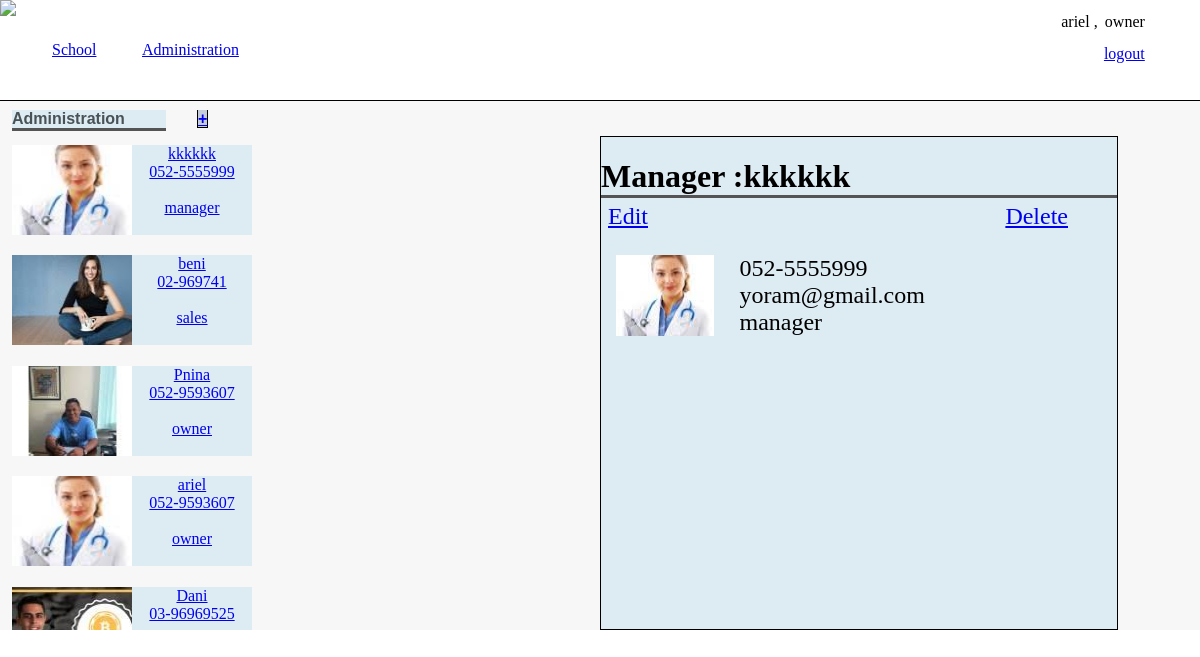
Page /index.php?subject=administration&view=view&id=kkkkkk (signed in) on the committed database.
### tables this page shows
CREATE TABLE `managers` (
  `user_name` varchar(255) NOT NULL,
  `role_id` int(11) NOT NULL,
  `phone` varchar(13) NOT NULL,
  `email` varchar(255) NOT NULL,
  `image` varchar(60) NOT NULL
);

CREATE TABLE `roles` (
  `id` int(11) NOT NULL,
  `role_name` varchar(255) NOT NULL
);

### views/DB.php (called while the page is built, shortened)
<?php
class DB {
	private static $conn;
	public static function getConn() {
		if (!self::$conn) {
			self::$conn = new mysqli('localhost', 'root', '', 'theschool');
		}
		return self::$conn;
	}
}

### views/show_list_administration.php (the view)
<?php
echo "<div class='div_contaner_list_students_courses'>";
echo "<div class='div_contaner_list_students'><div class='title_list_student_and_courses'>Administration<a href=' ?subject=administration&view=new&id=?' class='link_insert_new_student_and_courses'>+</a></div>";
list_administration();
echo "</div>";
function list_administration(){
	$result = DB::getConn()->query("SELECT  user_name, image, phone, role_name   FROM managers m JOIN roles r ON m.role_id = r.id");
	while ($row = $result->fetch_assoc()) {
		echo "<a class='student_in_list' ";
		foreach ($row as $key => $value) {
			if ($key === 'user_name') {
				$user_name = $value;
			}
			if ($key === 'image') {
				echo "href='?subject=administration&view=view&id=$user_name'>" . "<img class='image_student' src='uploads/" . "$value"."'><div class='container_name_phone_student'>" ;
				echo "<div class='name_phone_student'>" .$row['user_name'] ."</div>";
			}else{
				if ($key === 'user_name') {
				}else{
					echo "<div class='name_phone_student'>" . "$value". "</div><br>";
				}
			}
		}
		echo "</div></a><br>";
	}
}
echo "</div>";
?>

### views/viewDetaiedAdministration.php (shortened to what this page needs)
<?php
	$stmt = DB::getConn()->prepare("SELECT  user_name, image, phone, email, role_name   FROM managers m JOIN roles r ON m.role_id = r.id  WHERE m.user_name = ?");
	$stmt->bind_param('s', $user_name);
	$stmt->execute();
	$stmt->bind_result($user_name, $image, $phone, $email, $role_name);
 ?>
 <form class='form_view_Details_course'>
 	<h1 class='title_form'><?php echo "Manager :" .$user_name ; ?></h1>
 	<?php
 		echo "<a class='linke_to_edit' href='?subject=administration&view=edit&id=$user_name'>Edit</a>";
		echo "<a class='linke_to_delete' href='?subject=administration&view=delete&id=$user_name'>Delete</a>";
 	 ?>
 	<div class='view_details_student'>
		<div class='details_student'>
		<img class='view_details_student_image' src="uploads/<?php echo $image; ?>">
		<div class="flex_rigth_image">
			<div class='view_details_student_phone rigth_image'><?php echo $phone; ?>  </div>
			<div class='view_details_student_email rigth_image'><?php echo $email; ?> </div>
			<div class='view_details_student_email rigth_image'><?php echo $role_name; ?> </div>
		</div>
</div>
</form>

### aatheSchool.css (style rules this page uses)
body { margin: auto; }
.div_contaner_list_students_courses { display: flex; width: 40%; margin-left: 1%; }
.div_contaner_list_students { width: 50%; margin-top: 2%; overflow-y: auto; position: relative; max-height: 520px; }
.title_list_student_and_courses { width: 64%; border-bottom-color: black; border-bottom-style: inset; margin-bottom: 5px; background-color: rgba(86, 175, 217, 0.16); font-family: arial; font-weight: 900; color: #495256; margin-bottom: 6%; }
.link_insert_new_student_and_courses { margin-left: 47%; font-weight: bolder; border: 1px solid black; background-color: rgba(15, 52, 117, 0.21) }
.title_form { border-bottom-color: black; border-bottom-style: inset; margin-bottom: 5px; }
.student_in_list { display: flex; background-color: rgba(86, 175, 217, 0.16); margin-top: 1%; }
.image_student { width: 50%; }
.container_name_phone_student { display: flex; flex-direction: column; align-items: center; justify-content: center; margin: auto; }
.form_view_Details_course { margin-left: 9%; border: 1px solid black; width: 43%; background-color: rgba(86, 175, 217, 0.16); margin-top: 3%; }
.details_student { display: flex; margin-left: 3%; }
.view_details_student { margin-top: 11%; }
.flex_rigth_image { display: flex; flex-direction: column; margin-left: 5%; }
.rigth_image { font-size: 1.5rem; }
.linke_to_edit { font-size: x-large; position: absolute; right: 46%; }
.linke_to_delete { font-size: x-large; position: absolute; right: 11%; }

### rows in the picture
managers: image (picture), user_name "kkkkkk", phone "052-5555999", role.role_name "manager", email "yoram@gmail.com"
managers: image (picture), user_name "beni", phone "02-969741", role.role_name "sales"
managers: image (picture), user_name "Pnina", phone "052-9593607", role.role_name "owner"
managers: image (picture), user_name "ariel", phone "052-9593607", role.role_name "owner"
managers: image (picture), user_name "Dani", phone "03-96969525"

### other values in the picture
$_SESSION['name'] "ariel"
$_SESSION['role_name'] "owner"
